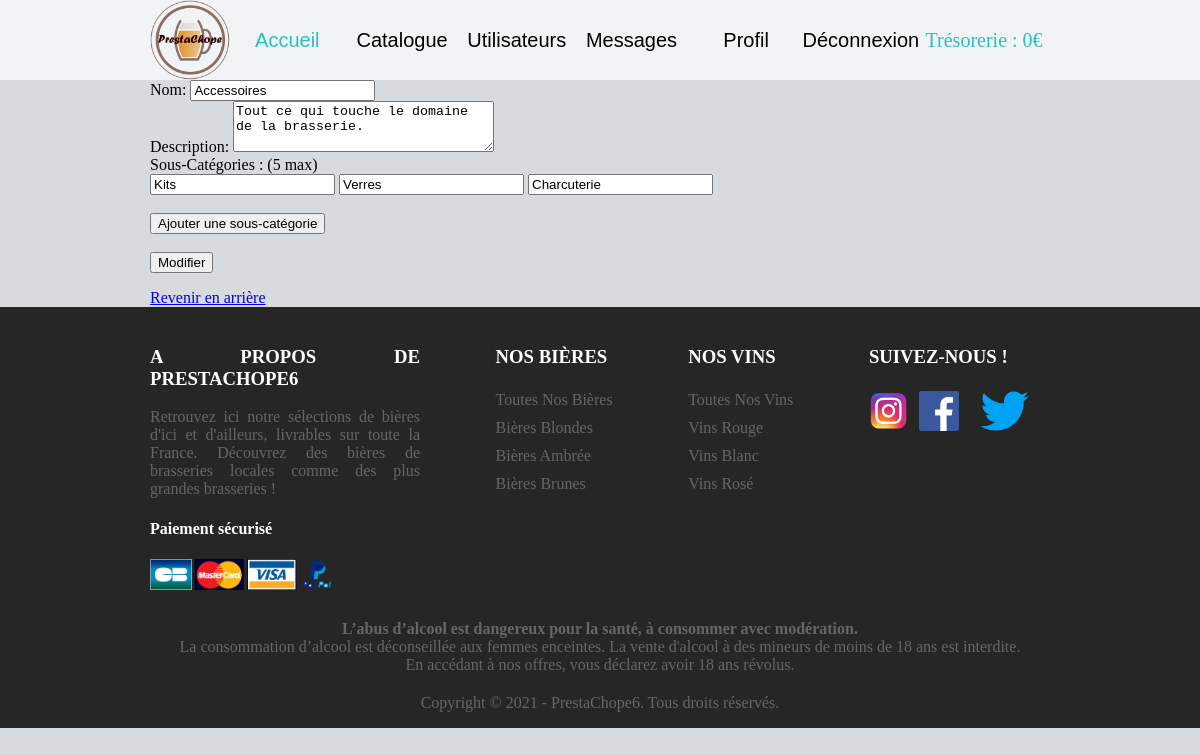
Page /PrestaChope/index.php?page=modifCatégorie&caté=5 (signed in) on the committed database.
### tables this page shows
CREATE TABLE categories(
        Id          Int  Auto_increment  NOT NULL ,
        nom         Varchar (50) NOT NULL ,
        description Varchar (100) NOT NULL
	,CONSTRAINT categories_PK PRIMARY KEY (Id)
);

CREATE TABLE souscategories(
        Id            Int  Auto_increment  NOT NULL ,
        nom           Varchar (50) NOT NULL ,
        Id_Categories Int NOT NULL
	,CONSTRAINT souscategories_PK PRIMARY KEY (Id)
	,CONSTRAINT souscategories_categories_FK FOREIGN KEY (Id_Categories) REFERENCES categories(Id)
);

### PrestaChope/pages/catégories/ControllerCatégories.php (called while the page is built, shortened)
<?php
require_once('DAO/CatégoriesDAO.php');
class ControllerCatégories {
    function includeViewModifCatégorie(){
        require_once('ModifCatégorie.php');
    }
}

### PrestaChope/index.php (called while the page is built, shortened)
<?php
require_once('header.php');
$page = "accueil";
if (!empty($_GET['page'])) {
    $page = $_GET['page'];
}
SuperController::callPage($page);
require_once('footer.php');
?>

### PrestaChope/DAO/CatégoriesDAO.php (called while the page is built, shortened)
<?php
require_once('DTO/CatégoriesDTO.php');
require_once('DTO/SousCatégoriesDTO.php');
Class CatégoriesDAO {
    static function SearchSousCatégories($id) {
        $bdd = DataBaseLinker::getConnexion();
        $reponse = $bdd->prepare('Select * from souscategories where Id_Categories = ?');
        $reponse->execute(array($id));
        $scat = $reponse->fetchAll();
        if ($scat) {
            $tab = [];
            foreach ($scat as $sous_caté) {
                $souscat = new SousCatégoriesDTO();
                $souscat->setId($sous_caté['Id']);
                $souscat->setNom($sous_caté['nom']);
                $tab[] = $souscat;
            }
            return $tab;
        }
        else {
            return null;
        }
    }
    static function SearchCatégoriesByIdAndSousCatégories($id) {
        $bdd = DataBaseLinker::getConnexion();
        $state = $bdd->prepare('SELECT * from categories where Id= ?');
        $state->execute(array($id));
        $catégorie = $state->fetchAll();
        $cate = new CatégoriesDTO();
        foreach ($catégorie as $cat) {
            $cate->setId($cat['Id']);
            $cate->setNom($cat['nom']);
            $cate->setDescription($cat['description']);
            $scaté = self::SearchSousCatégories($cat['Id']);
            $cate->setSouscatégories($scaté);
        }
        return $cate;
    }
}

### PrestaChope/DTO/CatégoriesDTO.php (called while the page is built, shortened)
<?php
Class CatégoriesDTO {
    private $nom;
    private $description;
    private $souscatégories = [];
    function getNom() {
        return $this->nom;
    }
    function getDescription() {
        return $this->description;
    }
    function getSouscatégories() {
        return $this->souscatégories;
    }
    function setNom($nom): void {
        $this->nom = $nom;
    }
    function setDescription($description): void {
        $this->description = $description;
    }
    function setSouscatégories($souscatégories): void {
        $this->souscatégories = $souscatégories;
    }
}

### PrestaChope/DTO/SousCatégoriesDTO.php (called while the page is built, shortened)
<?php
Class SousCatégoriesDTO{
    private $nom;
    function getNom() {
        return $this->nom;
    }
    function setNom($nom): void {
        $this->nom = $nom;
    }
}

### PrestaChope/pages/catégories/ModifCatégorie.php (the view, shortened to what this page needs)
<html>
    <head>
        <link rel="stylesheet" href="assets/css/modifcate.css"/>
    </head>
    <body>
        <main>
            <?php
            $caté = CatégoriesDAO::SearchCatégoriesByIdAndSousCatégories($_GET['caté']);
            ?>
            <form action="index.php?page=modifCatégorie" id="modifForm" method="post">
                <label for="#nom">Nom: </label>
                <input id="nom" type="text" name="nom" value="<?php echo $caté->getNom(); ?>"><br>
                <label for="#description">Description: </label>
                <textarea id="description" name="description" rows="3" cols="30"><?php echo $caté->getDescription(); ?></textarea><br>
                Sous-Catégories : (5 max) <br>
                <div id="sousCaté">
                    <?php
                    if ($caté->getSouscatégories() != null) {
                        foreach ($caté->getSouscatégories() as $souscaté) {
                            ?>
                            <input type="text" name="sousCaté[]" value="<?php echo $souscaté->getNom(); ?>" >
                            <?php
                        }
                    }
                    ?>
                </div>
                <br>
                <input id="btnAdd" type="button" value="Ajouter une sous-catégorie" >
                <br><br>
                <input type="submit" value="Modifier">
            </form>
            <a href="index.php?page=catégories">Revenir en arrière</a>
        </main>
    </body>
</html>

### PrestaChope/assets/css/header.css (style rules this page uses)
html { margin: 0; }
body { margin: 0; }

### PrestaChope/assets/css/modifcate.css (style rules this page uses)
body { background-color: rgb(215, 219, 221); }
main { padding-right: 150px; padding-left: 150px; }

### rows in the picture
categories: nom "Accessoires", description "Tout ce qui touche le domaine de la brasserie."
souscategories: nom "Kits"
souscategories: nom "Verres"
souscategories: nom "Charcuterie"

### other values in the picture
FacturesDAO::TotalTresorerie() "0"
